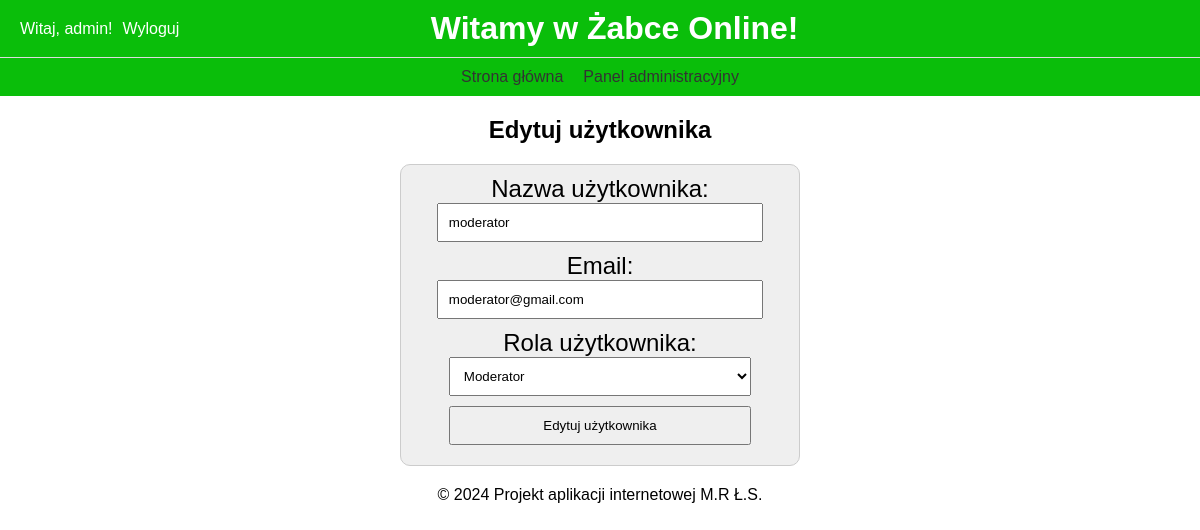
Screenshot of /admin/edit_user.php?id=3 (signed in) with the database file from the repository.
### tables this page shows
CREATE TABLE `users` (
  `id` int(11) NOT NULL,
  `username` varchar(50) NOT NULL,
  `password` varchar(255) NOT NULL,
  `email` varchar(100) NOT NULL,
  `role` enum('user','moderator','administrator') NOT NULL DEFAULT 'user',
  `created_at` timestamp NOT NULL DEFAULT current_timestamp()
);

### includes/functions.php (called while the page is built, shortened)
<?php
function getUserById($id) {
    global $pdo;
    $sql = "SELECT * FROM users WHERE id = ?";
    $stmt = $pdo->prepare($sql);
    $stmt->execute([$id]);
    return $stmt->fetch(PDO::FETCH_ASSOC);
}
?>

### admin/edit_user.php (the view, shortened to what this page needs)
<?php
include '../includes/db.php';
include '../includes/functions.php';
include '../includes/header.php';
$user_id = $_GET['id'];
$user = getUserById($user_id);
?>
<h2>Edytuj użytkownika</h2>
<form method="post">
    <label for="username">Nazwa użytkownika:</label>
    <input type="text" id="username" name="username" value="<?php echo htmlspecialchars($user['username']); ?>" required>
    <label for="email">Email:</label>
    <input type="email" id="email" name="email" value="<?php echo htmlspecialchars($user['email']); ?>" required>
    <label for="role">Rola użytkownika:</label>
    <select id="role" name="role">
        <option value="moderator" <?php if ($user['role'] === 'moderator') echo 'selected'; ?>>Moderator</option>
    </select>
    <button type="submit">Edytuj użytkownika</button>
</form>
<?php include '../includes/footer.php'; ?>

### css/styles.css (style rules this page uses)
body { font-family: Arial, sans-serif; text-align: center; margin: 0; }
form, table { max-width: 400px; margin: 20px auto; padding: 10px; border: 1px solid #ccc; background: #efefef; box-sizing: border-box; margin-top: 5px; border-radius: 10px; text-align: center; font-size: 150%; }
form input, form select, form button { width: 80%; padding: 10px; margin-bottom: 10px; }

### rows the page displays
users: username "moderator", email "moderator@gmail.com", role "Moderator"

### other values shown
$_SESSION['user']['username'] "admin"
